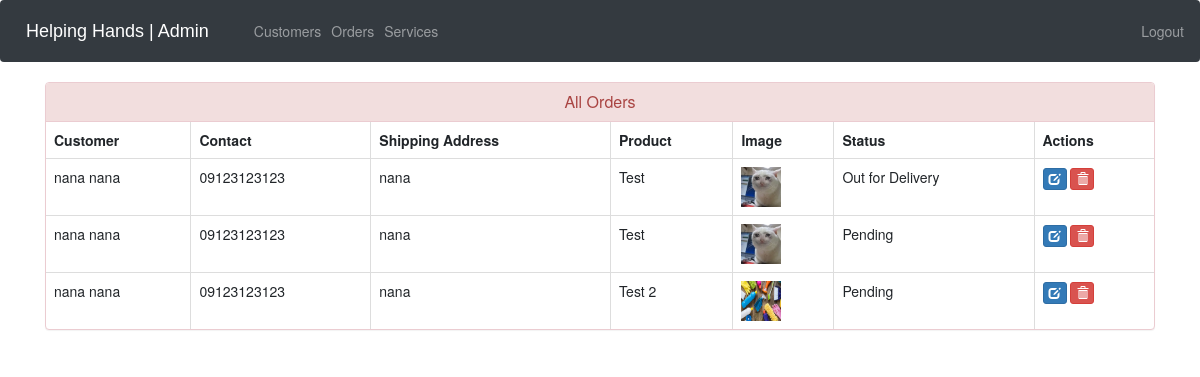
/admin-view-booking (signed in), run on an earlier commit of the app's database.
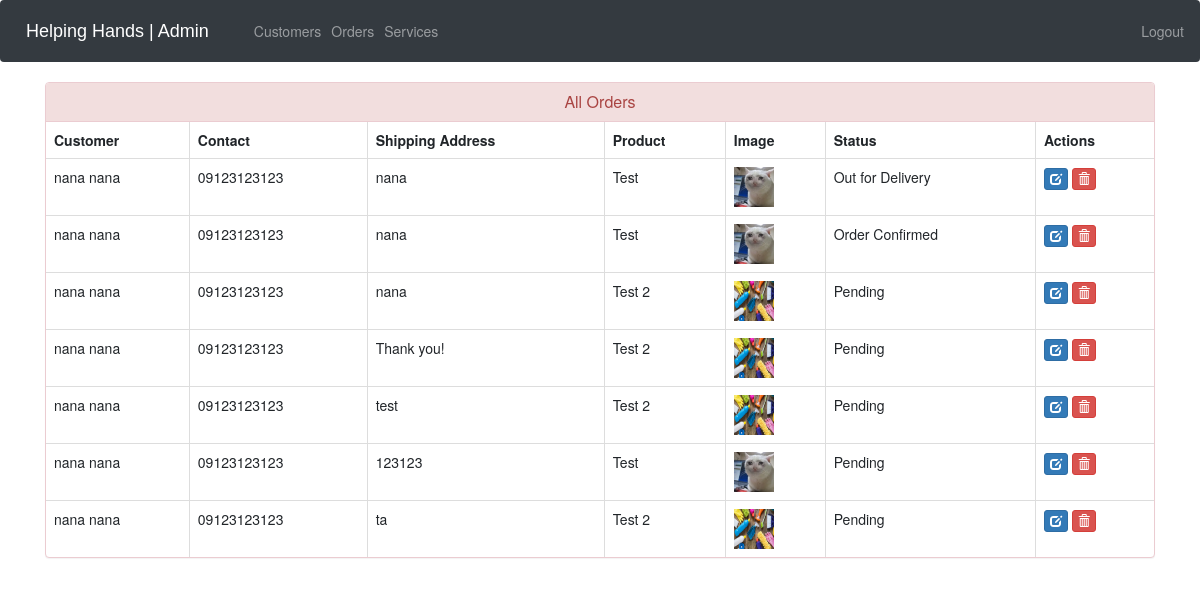
And on a later commit of the database.
### ecom/models.py (models this page shows, shortened)
class Customer(models.Model):
    user=models.OneToOneField(User,on_delete=models.CASCADE)
    profile_pic= models.ImageField(upload_to='profile_pic/CustomerProfilePic/',null=True,blank=True, default='profile_pic/CustomerProfilePic/cat.jpg')
    address = models.CharField(max_length=40)
    mobile = models.CharField(max_length=20,null=False)
    @property
    def get_name(self):
        return self.user.first_name+" "+self.user.last_name

class Orders(models.Model):
    STATUS =(
        ('Pending','Pending'),
        ('Order Confirmed','Order Confirmed'),
        ('Out for Delivery','Out for Delivery'),
        ('Delivered','Delivered'),
    )
    customer=models.ForeignKey('Customer', on_delete=models.CASCADE,null=True)
    product=models.ForeignKey('Product',on_delete=models.CASCADE,null=True)
    email = models.CharField(max_length=50,null=True)
    address = models.CharField(max_length=500,null=True)
    mobile = models.CharField(max_length=20,null=True)
    order_date= models.DateField(auto_now_add=True,null=True)
    status=models.CharField(max_length=50,null=True,choices=STATUS)

class Product(models.Model):
    name=models.CharField(max_length=40)
    product_image= models.ImageField(upload_to='product_image/',null=True,blank=True)
    price = models.PositiveIntegerField()
    description=models.CharField(max_length=40)

### ecom/views.py (the view)
# urls.py: path('admin-view-booking', views.admin_view_booking_view,name='admin-view-booking'),
@login_required(login_url='adminlogin')
def admin_view_booking_view(request):
    orders=models.Orders.objects.all()
    ordered_products=[]
    ordered_bys=[]
    for order in orders:
        ordered_product=models.Product.objects.all().filter(id=order.product.id)
        ordered_by=models.Customer.objects.all().filter(id = order.customer.id)
        ordered_products.append(ordered_product)
        ordered_bys.append(ordered_by)
    return render(request,'ecom/admin_view_booking.html',{'data':zip(ordered_products,ordered_bys,orders)})

### templates/ecom/admin_view_booking.html (shortened to what this page needs)
{% extends 'ecom/admin_base.html' %}
{% load static %}
{% block content %}
<head>
  <link href="//netdna.bootstrapcdn.com/bootstrap/3.0.0/css/bootstrap.min.css" rel="stylesheet" id="bootstrap-css">
</head>
<div class="container">
  <div class="panel panel-danger">
    <div class="panel-heading">
      <h6 class="panel-title">All Orders</h6>
    </div>
    <table class="table table-hover table-bordered" id="dev-table">
      <thead>
        <tr>
          <th>Customer</th>
          <th>Contact</th>
          <th>Shipping Address</th>
          <th>Product</th>
          <th>Image</th>
          <th>Status</th>
          <th>Actions</th>
        </tr>
      </thead>
      {% for product,customer,order in data %}
      <tr>
        {% for c in customer %}
        <td> {{c.get_name}}</td>
        <td>{{c.mobile}}</td>
        <td>{{order.address}}</td>
        {% endfor %}
        {% for p in product %}
        <td> {{p.name}}</td>
        <td> <img src="{% static p.product_image.url %}" alt="Produc Pic" height="40px" width="40px" /></td>
        <td>{{order.status}}</td>
        <td><a class="btn btn-primary btn-xs" href="{% url 'update-order' order.id  %}"><span class="glyphicon glyphicon-edit"></span></a>
        <a class="btn btn-danger btn-xs" href="{% url 'delete-order' order.id  %}"><span class="glyphicon glyphicon-trash"></span></a></td>
        {% endfor %}
      </tr>
      {% endfor %}
    </table>
  </div>
</div>
{% endblock content %}

What changed in the data, as far as the page shows it:
changed Orders: status "Pending" → "Order Confirmed"
added Orders: address "Thank you!", status "Pending", Customer (get_name "nana nana", mobile "09123123123"), Product (name "Test 2", product_image (picture))
added Orders: address "test", status "Pending", Customer (get_name "nana nana", mobile "09123123123"), Product (name "Test 2", product_image (picture))
added Orders: address "123123", status "Pending", Customer (get_name "nana nana", mobile "09123123123"), Product (name "Test", product_image (picture))
added Orders: address "ta", status "Pending", Customer (get_name "nana nana", mobile "09123123123"), Product (name "Test 2", product_image (picture))
